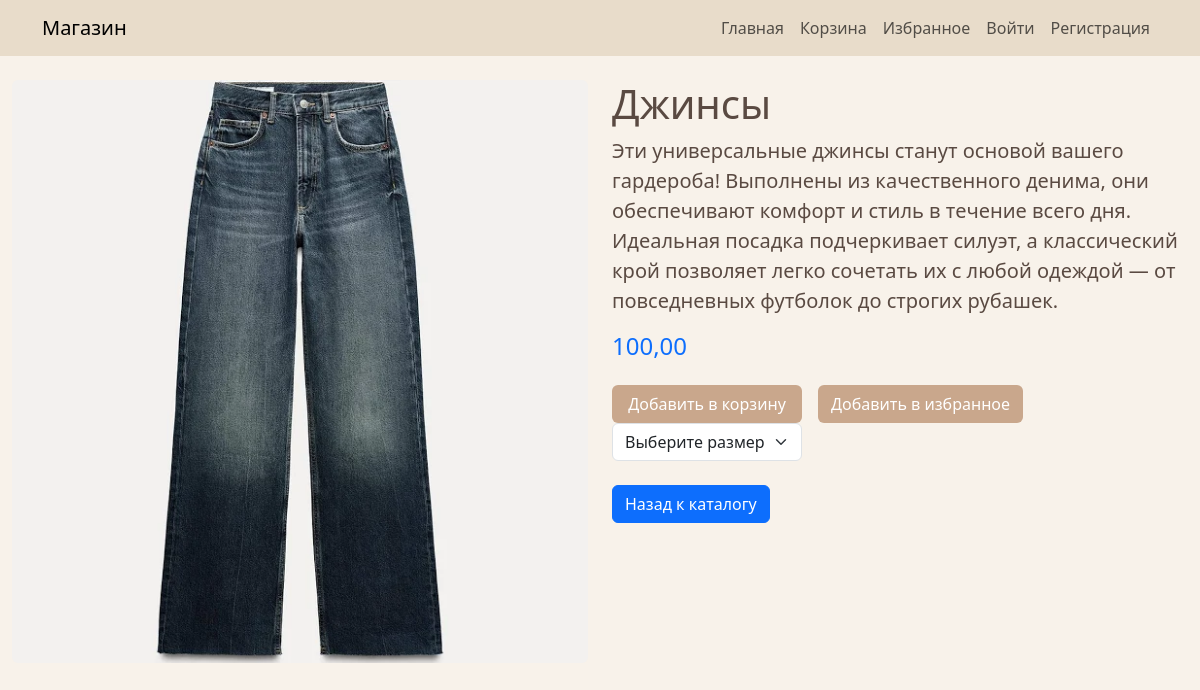
/product/1/, run on the app's committed database.
### store/models.py (models this page shows, shortened)
class Product(models.Model):
    name = models.CharField(
        max_length=100,
        verbose_name='Название товара',
    )
    price = models.DecimalField(
        max_digits=10,
        decimal_places=2,
    )
    description = models.CharField(
        max_length=500,
        verbose_name='Описание товара',
    )
    category = models.ForeignKey(
        Category,
        on_delete=models.CASCADE,
        related_name='products',
        verbose_name='Категория'
    )
    article = models.UUIDField(
        verbose_name='Артикул',
        unique=True,
        blank=True,
        default=uuid.uuid4,
    )

class ProductImage(models.Model):
    product = models.ForeignKey(Product, on_delete=models.CASCADE, related_name='images', null=True, blank=True)
    image = models.ImageField(
        upload_to='notes_images/%Y/%m/%d/',
        verbose_name='Изображение',
        height_field='height',
        width_field='width',
        null=True,
        blank=True,
    )
    height = models.PositiveIntegerField(null=True, blank=True)
    width = models.PositiveIntegerField(null=True, blank=True)
    uploaded_at = models.DateTimeField(auto_now_add=True, null=True, blank=True)

### store/views.py (the view)
# urls.py: path('product/<int:pk>/', views.DetailView.as_view(), name='product_detail'),
class DetailView(generic.DetailView):
    model = Product
    context_object_name = 'product'
    template_name = 'store/product_detail.html'
    def get_context_data(self, **kwargs):
        context = super().get_context_data(**kwargs)
        user = self.request.user
        if user.is_authenticated:
            context['favorited_products'] = Favorite.objects.filter(user=user).values_list('product_id', flat=True)
            context['products_in_cart'] = CartItem.objects.filter(user=user).values_list('product_id', flat=True)
        else:
            context['favorited_products'] = None
            context['products_in_cart'] = None
        context['sizes'] = Size.objects.all()
        context['form'] = ChooseSizeForm()
        return context

### store/forms.py
class ChooseSizeForm(forms.Form):
    size = forms.ModelChoiceField(
        queryset=Size.objects.all(),
        empty_label="Выберите размер",
        widget=forms.Select(attrs={'class': 'form-control'}),
        label="Размер"
    )

### store/templates/store/product_detail.html (shortened to what this page needs)
{% extends "base.html" %}
{% block content %}
<div class="container-fluid mt-4">
    <div class="row">
        <div class="col-md-6 text-center">
            <img src="{{ product.images.first.image.url }}" class="img-fluid rounded" alt="{{ product.name }}">
        </div>
        <div class="col-md-6">
            <h1>{{ product.name }}</h1>
            <p class="lead">{{ product.description }}</p>
            <h4 class="text-primary">{{ product.price }}</h4>
            <div class="d-flex gap-3 mt-4">
                {% if product.pk not in products_in_cart or not user.is_authenticated %}
                <form method="POST" action="{% url 'add_to_cart' pk=product.pk %}" class="d-flex flex-column ">
                    <button type="submit" class="btn btn-buy w-100">
                        Добавить в корзину
                    </button>
                    <div class="mt-0 p-0">
                        <select name="size" id="size-{{ product.pk }}" class="form-select" required>
                            <option value="" selected disabled>Выберите размер</option>
                        </select>
                    </div>
                </form>
                {% else %}
                <a href="{% url 'cartitem_list' %}" class="btn btn-already-in-cart">
                    Ваш товар уже ожидает Вас в корзине
                </a>
                {% endif %}
                <form method="POST" action="{% url 'toggle_favorite' pk=product.pk %}">
                    <button type="submit" class="btn btn-buy">
                        {% if product.pk in favorited_products %}
                            Удалить из избранного
                        {% else %}
                            Добавить в избранное
                        {% endif %}
                    </button>
                </form>
            </div>
            <div class="mt-4">
                <button class="btn btn-primary">
                    <a href="{% url 'base' %}" class="text-white text-decoration-none">Назад к каталогу</a>
                </button>
            </div>
        </div>
    </div>
</div>
{% endblock %}

### store/templates/base.html (style rules this page uses)
body { background-color: #f8f2ea; color: #5a4a42; }
.btn-buy { background-color: #c9a78c; color: white; min-width: 120px; }

### data on the page
Product: images.first.image (picture), name "Джинсы", description "Эти универсальные джинсы станут основой вашего гардероба! Выполнены из качественного денима, они обеспечивают комфорт и стиль в течение всего дня. Идеальная посадка подчеркивает силуэт, а классический крой позволяет легко сочетать их с любой одеждой — от повседневных футболок до строгих рубашек.", price "100,00"
